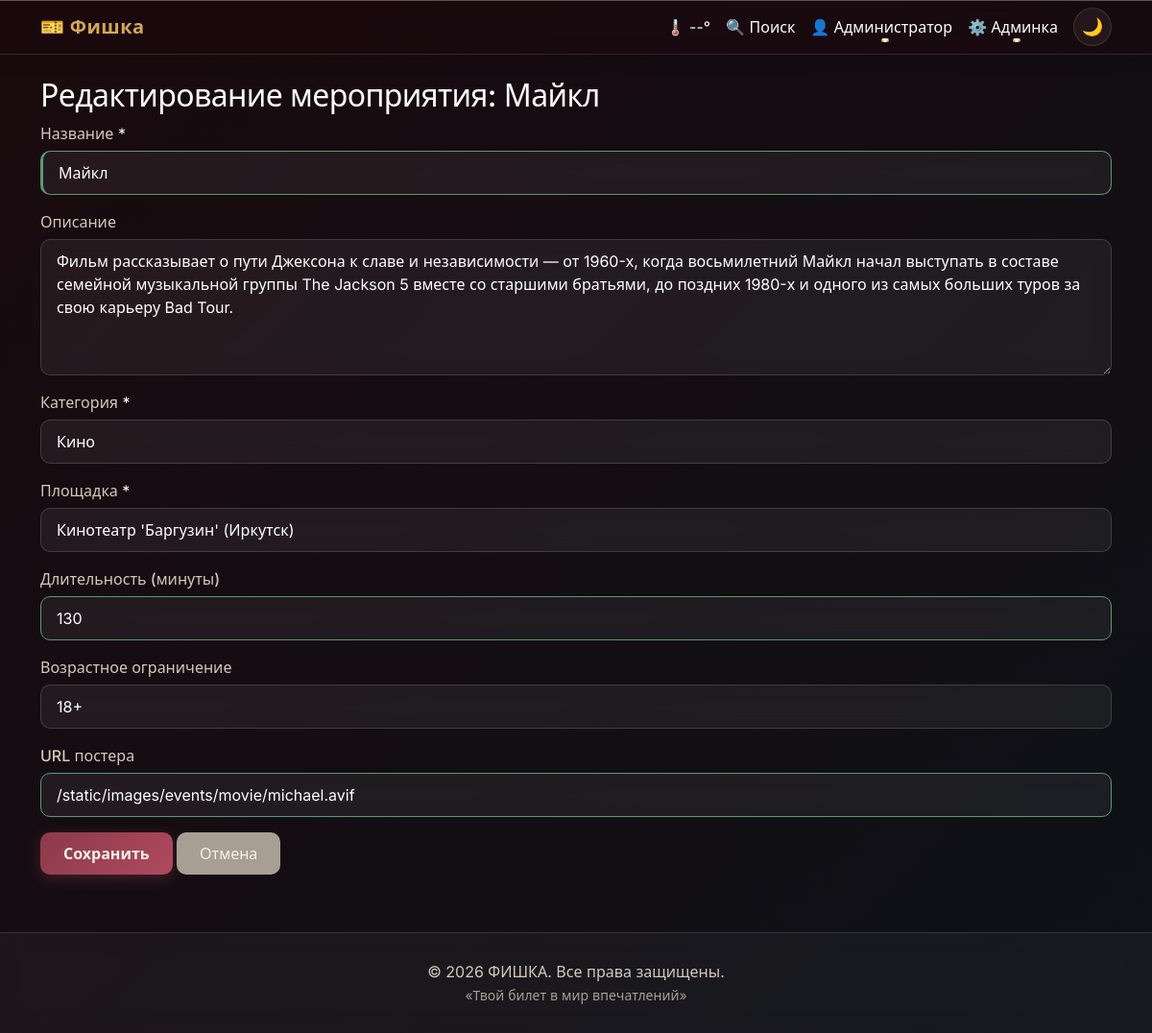
Screenshot of /admin/events/edit/1 (signed in) with the database file from the repository.
### moduls/user.py (models this page shows, shortened)
class User(UserMixin, Base):
    __tablename__ = "users"
    id = Column(Integer, primary_key=True, index=True)
    email = Column(String(255), nullable=False, unique=True, index=True)
    password_hash = Column(String(255), nullable=False)
    full_name = Column(String(255), nullable=False)
    phone = Column(String(20))
    role = Column(String(20), default="user")
    is_active = Column(Boolean, default=True)
    created_at = Column(DateTime, server_default=func.now())
    updated_at = Column(DateTime, onupdate=func.now())
    tickets = relationship("Ticket", back_populates="user", cascade="all, delete-orphan")
    reviews = relationship("Review", back_populates="user", cascade="all, delete-orphan")
    favorites = relationship("Favorite", back_populates="user", cascade="all, delete-orphan")

### moduls/event.py (models this page shows)
class Event(Base):
    __tablename__ = "events"
    id = Column(Integer, primary_key=True, index=True)
    venue_id = Column(Integer, ForeignKey("venues.id", ondelete="CASCADE"), nullable=False)
    user_id = Column(Integer, ForeignKey("users.id", ondelete="SET NULL"), nullable=True)   # кто создал
    title = Column(String(255), nullable=False)
    description = Column(Text)
    category = Column(String(50), nullable=False)
    poster_url = Column(String(500))
    duration_minutes = Column(Integer)
    age_restriction = Column(Integer, default=0)
    status = Column(Enum(EventStatus), default=EventStatus.PENDING, nullable=False)
    created_at = Column(DateTime, server_default=func.now())
    venue = relationship("Venue", back_populates="events")
    creator = relationship("User", foreign_keys=[user_id], backref="created_events")   # кто создал мероприятие
    sessions = relationship("Session", back_populates="event", cascade="all, delete-orphan")
    reviews = relationship("Review", back_populates="event", cascade="all, delete-orphan")
    favorited_by = relationship("Favorite", back_populates="event", cascade="all, delete-orphan")   # ← добавить

### app/routes/admin.py (the view)
@bp.route('/events/edit/<int:event_id>', methods=['GET', 'POST'])
@login_required
def edit_event(event_id):
    if current_user.role != 'admin':
        return "Доступ запрещён", 403
    db = get_db()
    event = db.query(Event).get(event_id)
    if not event:
        flash('Мероприятие не найдено', 'danger')
        return redirect(url_for('admin.events'))
    form = AdminEventForm(obj=event)
    form.venue_id.choices = [(v.id, f'{v.name} ({v.city})') for v in db.query(Venue).all()]
    if form.validate_on_submit():
        form.populate_obj(event)
        db.commit()
        flash('Мероприятие обновлено!', 'success')
        return redirect(url_for('admin.events'))
    return render_template('admin/edit_event.html', form=form, event=event)

### app/forms.py
class AdminEventForm(FlaskForm):
    title = StringField('Название', validators=[DataRequired(), Length(min=2, max=255)])
    description = TextAreaField('Описание', validators=[Optional()])
    category = SelectField('Категория', choices=[
        ('movie', 'Кино'), ('theater', 'Театр'), ('concert', 'Концерт'),
        ('sport', 'Спорт'), ('exhibition', 'Выставка')
    ], validators=[DataRequired()])
    venue_id = SelectField('Площадка', coerce=int, validators=[DataRequired()])
    duration_minutes = IntegerField('Длительность (минуты)', validators=[Optional()], default=90)
    age_restriction = SelectField('Возрастное ограничение', coerce=int, choices=[
        (0, '0+'), (6, '6+'), (12, '12+'), (16, '16+'), (18, '18+')
    ], default=0)
    poster_url = StringField('URL постера', validators=[Optional(), Length(max=500)])
    submit = SubmitField('Сохранить')

### app/database.py (called while the page is built)
def get_db():
    if 'db' not in g:
        from flask import current_app
        db_url = current_app.config['SQLALCHEMY_DATABASE_URI']
        SessionLocal, _ = init_db(db_url)
        g.db = SessionLocal()
    return g.db

### moduls/__init__.py (called while the page is built)
def init_db(database_url="sqlite:///booking.db"):
    engine = create_engine(database_url, echo=True)
    Base.metadata.create_all(engine)
    SessionLocal = sessionmaker(autocommit=False, autoflush=False, bind=engine)
    return SessionLocal, engine

### app/templates/admin/edit_event.html (shortened to what this page needs)
{% extends 'base.html' %}
{% block content %}
<h2>Редактирование мероприятия: {{ event.title }}</h2>
<form method="POST">
    <div class="mb-3">
        {{ form.title.label(class="form-label") }} *
        {{ form.title(class="form-control") }}
    </div>
    <div class="mb-3">
        {{ form.description.label(class="form-label") }}
        {{ form.description(class="form-control", rows="5") }}
    </div>
    <div class="mb-3">
        {{ form.category.label(class="form-label") }} *
        {{ form.category(class="form-select") }}
    </div>
    <div class="mb-3">
        {{ form.venue_id.label(class="form-label") }} *
        {{ form.venue_id(class="form-select") }}
    </div>
    <div class="mb-3">
        {{ form.duration_minutes.label(class="form-label") }}
        {{ form.duration_minutes(class="form-control") }}
    </div>
    <div class="mb-3">
        {{ form.age_restriction.label(class="form-label") }}
        {{ form.age_restriction(class="form-select") }}
    </div>
    <div class="mb-3">
        {{ form.poster_url.label(class="form-label") }}
        {{ form.poster_url(class="form-control") }}
    </div>
    {{ form.submit(class="btn btn-primary") }}
    <a href="{{ url_for('admin.events') }}" class="btn btn-secondary">Отмена</a>
</form>
{% endblock %}

### app/templates/base.html (shortened to what this page needs)
<!DOCTYPE html>
<html lang="ru" data-theme="dark">
<head>
    <link href="https://cdn.jsdelivr.net/npm/bootstrap@5.3.0/dist/css/bootstrap.min.css" rel="stylesheet">
    <link rel="stylesheet" href="{{ url_for('static', filename='css/style.css') }}">
</head>
<body>
    <nav class="navbar navbar-expand-lg navbar-glass">
        <div class="container">
            <a class="navbar-brand" href="{{ url_for('index') }}">🎫 Фишка</a>
            <div class="collapse navbar-collapse" id="navbarNav">
                <ul class="navbar-nav ms-auto">
                    <li class="nav-item">
                        <a href="{{ url_for('weather.weather_page') }}" class="nav-link weather-nav-link" id="weatherWidget">
                            <span class="weather-icon">🌡</span>
                            <span class="weather-temp">--°</span>
                        </a>
                    </li>
                    <li class="nav-item">
                        <a class="nav-link" href="{{ url_for('events.search') }}">🔍 Поиск</a>
                    </li>
                </ul>
                <ul class="navbar-nav align-items-center">
                    {% if current_user.is_authenticated %}
                        <li class="nav-item dropdown">
                            <a class="nav-link dropdown-toggle" href="#" id="userDropdown" role="button" data-bs-toggle="dropdown">
                                👤 {{ current_user.full_name }}
                            </a>
                        </li>
                       {% if current_user.role == 'admin' %}
                            <li class="nav-item dropdown">
                                <a class="nav-link dropdown-toggle" href="#" role="button" data-bs-toggle="dropdown">
                                    ⚙️ Админка
                                </a>
                            </li>
                        {% endif %}
                    {% endif %}
                    <li class="nav-item ms-2">
                        <button class="theme-toggle" id="themeToggle" aria-label="Переключить тему">
                            <span id="themeIcon">🌙</span>
                        </button>
                    </li>
                </ul>
            </div>
        </div>
    </nav>
    <main class="container mt-4">
        {% block content %}{% endblock %}
    </main>
    <footer class="footer">
        <div class="container">
            <p class="mb-0">© 2026 ФИШКА. Все права защищены.</p>
            <small>«Твой билет в мир впечатлений»</small>
        </div>
    </footer>
</body>
</html>

### rows the page displays
User: full_name "Администратор"
Event: title "Майкл", description "Фильм рассказывает о пути Джексона к славе и независимости — от 1960-х, когда восьмилетний Майкл начал выступать в составе семейной музыкальной группы The Jackson 5 вместе со старшими братьями, до поздних 1980-х и одного из самых больших туров за свою карьеру Bad Tour.", category "Кино", venue_id "Кинотеатр 'Баргузин' (Иркутск)", duration_minutes "130", age_restriction "18+", poster_url "/static/images/events/movie/michael.avif"
